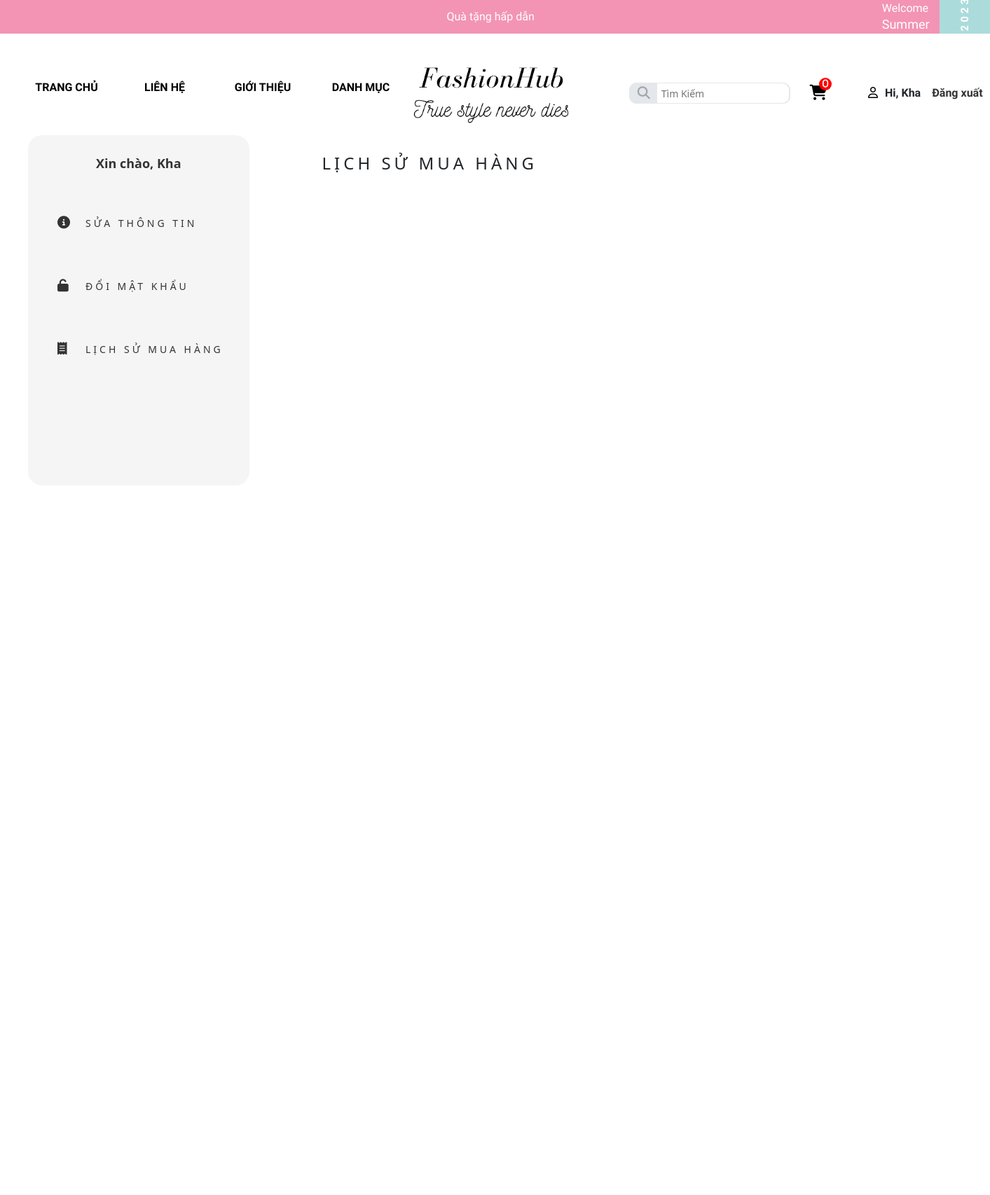
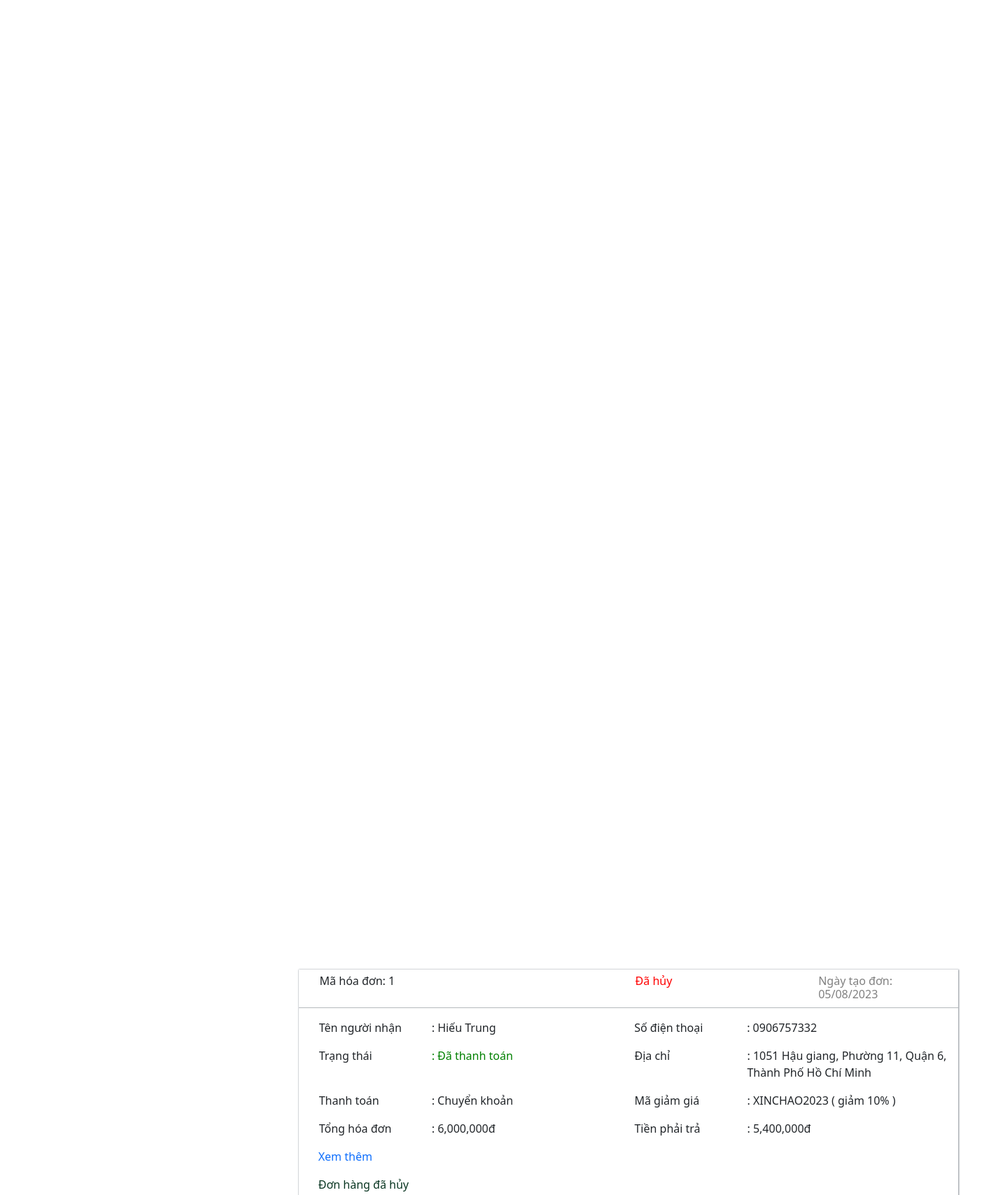
Page /app/views/customer/page_user/purchase-history.php (signed in, upper part) on the committed database (2 pictures, top to bottom).
### tables this page shows
CREATE TABLE `oders` (
  `id` int(11) NOT NULL,
  `cus_id` int(11) DEFAULT NULL COMMENT 'mã user',
  `recipient_name` varchar(200) DEFAULT NULL COMMENT 'tên người nhận',
  `phone_number` varchar(11) DEFAULT NULL COMMENT 'sdt người nhận',
  `address_detail` varchar(100) DEFAULT NULL COMMENT 'số nhà / tên đường',
  `province` varchar(200) DEFAULT NULL COMMENT 'tỉnh / thành phố',
  `district` varchar(200) DEFAULT NULL COMMENT 'quận / huyện',
  `ward` varchar(200) DEFAULT NULL COMMENT 'phường / xã',
  `coupon_code_id` int(11) DEFAULT NULL COMMENT 'mã giảm giá',
  `payment_method` tinyint(4) DEFAULT 0 COMMENT '0:tiền mặt COD, 1:bank',
  `total_amount` float DEFAULT NULL COMMENT 'tổng tiền',
  `status_payment` tinyint(1) DEFAULT 0 COMMENT '0: chưa thanh toán; 1: đã thanh toán',
  `status_delivery` tinyint(1) DEFAULT 0 COMMENT '0: chưa giao; 1: đang giao; 2: đã giao; 3: đã hủy',
  `created_at` date DEFAULT NULL COMMENT 'ngày tạo oder'
);

CREATE TABLE `coupon` (
  `id` int(11) NOT NULL,
  `code` varchar(200) DEFAULT NULL,
  `type` tinyint(1) DEFAULT NULL COMMENT '0: amount:giảm theo số tiền; 1: percent:giảm theo %',
  `value` float DEFAULT NULL,
  `status` tinyint(1) DEFAULT 0 COMMENT '0:chưa kích hoạt, 1:đã kích hoạt',
  `date_end` date DEFAULT NULL,
  `create_at` date DEFAULT NULL,
  `update_at` date DEFAULT NULL
);

### global.php (called while the page is built, shortened)
<?php
$ROOT_URL = "/Shop_FashionHub";
$SITE_URL = "$ROOT_URL/app/views/customer";

### app/models/DAO/oders.php (called while the page is built, shortened)
<?php
function select_oder_all_by_user($user_id) {
    $sql = "SELECT * FROM oders WHERE cus_id = ?";
    return pdo_query($sql, $user_id);
}
function select_all_coupon($id) {
    $sql = "SELECT * FROM coupon WHERE id = ?";
    return pdo_query_one($sql, $id);
}

### app/models/DAO/connect.php (called while the page is built, shortened)
<?php
    $host = 'localhost';
    $dbname = 'fashionhub_shop';
    $username = 'root';
    $password = '';
    try {
        $db = new PDO("mysql:host=$host;dbname=$dbname;charset=utf8", $username, $password);
        $db->setAttribute(PDO::ATTR_ERRMODE, PDO::ERRMODE_EXCEPTION);
        $db->setAttribute(PDO::ATTR_EMULATE_PREPARES, false);
        return $db;
    } catch (PDOException $e) {
        echo "Lỗi kết nối cơ sở dữ liệu: " . $e->getMessage();
        die();
    }
    $db = null;
function pdo_query($sql){
    $sql_args = array_slice(func_get_args(), 1);
    try{
        global $db;
        $stmt = $db->prepare($sql);
        $stmt->execute($sql_args);
        $rows = $stmt->fetchAll();
        return $rows;
    }
    catch(PDOException $e){
        throw $e;
    }
    finally{
        unset($db);
    }
}
function pdo_query_one($sql){
    $sql_args = array_slice(func_get_args(), 1);
    try{
        global $db;
        $stmt = $db->prepare($sql);
        $stmt->execute($sql_args);
        $row = $stmt->fetch(PDO::FETCH_ASSOC);
        return $row;
    }
    catch(PDOException $e){
        throw $e;
    }
    finally{
        unset($db);
    }
}

### app/views/customer/page_user/purchase-history.php (the view, shortened to what this page needs)
<?php require_once '../page_user/header.php' ?>
<?php require_once '../../../models/DAO/oders.php'; ?>
<?php require_once '../../../controller/customer/oder_history.php'; ?>
<?php
$user_id = $_SESSION['user_id'];
?>
<!DOCTYPE html>
<html lang="vi">
<head>
</head>
<body>
    <header>
        <div class="sidebar">
            <div class="logo-details">
                <a href="./index.php">
                    <span class="logo_name">
                        <a style="font-size: 18px; color:#333; font-weight: bold;"
                            href="<?= $SITE_URL ?>/page_user/form-edit-profile.php">Xin
                            chào,
                            <?php echo $_SESSION['user_fullname'] ?>
                        </a>
                    </span>
                </a>
            </div>
            <ul class="nav-links">
                <li>
                    <a href="./form-edit-profile.php" class="">
                        <span class="links_name"><i class="fa-solid fa-circle-info"></i>Sửa Thông Tin</span>
                    </a>
                </li>
                <li>
                    <a href="./form-change-password.php" class="">
                        <span class="links_name"><i class="fa-solid fa-unlock"></i>Đổi Mật Khẩu</span>
                    </a>
                </li>
                <li>
                    <a href="./purchase-history.php" class="">
                        <span class="links_name"><i class="fa-solid fa-receipt"></i>Lịch Sử Mua Hàng</span>
                    </a>
                </li>
            </ul>
        </div>
        <section class="home-section">
            <nav class="header">
                <div class="sidebar-button">
                    <span style="margin-left: 84px; letter-spacing: 5px; text-transform:uppercase"
                        class="dashboard">Lịch sử mua hàng</span>
                </div>
            </nav>
            <?php
            $result = select_oder_all_by_user($user_id);
            ?>
            <form style="width: 80%; left: 23%; top: 43%" method="post" action="">
                <?php foreach ($result as $oder) : ?>
                <div style="box-shadow: 0px 0px 2px 0.5px #868D95; margin-left: 9%" class="have-oder col-md-10 mb-3">
                    <div style="margin-left: 0px;--bs-border-opacity: .5;"
                        class="row col-md-12 border-bottom border-1 border-secondary">
                        <div class="col-md-6">
                            <h6 style="margin-left: 4%; padding-top: 7px; ">Mã hóa đơn: <?php echo $oder['id'] ?></h6>
                        </div>
                        <div class="col-md-3">
                            <?php
                            if ($oder['status_delivery'] == 0) {
                                echo '<h6 style="color: cornflowerblue; padding-top: 7px; margin-left: -1%;">Chưa giao</h6>';
                            } elseif ($oder['status_delivery'] == 1) {
                                echo '<h6 style="color: orangered; padding-top: 7px; margin-left: -1%;">Đang giao</h6>';
                            } elseif ($oder['status_delivery'] == 2) {
                                echo '<h6 style="color: green; padding-top: 7px; margin-left: -1%;">Đã giao</h6>';
                            } else {
                                echo '<h6 style="color: red; padding-top: 7px; margin-left: -1%;">Đã hủy</h6>';
                            }
                            ?>
                        </div>
                        <div class="col-md-3">
                            <?php
                                $created_at = $oder['created_at'];
                                $timestamp = strtotime($created_at);
                                $format_Created_Day = date("d/m/Y", $timestamp);
                            ?>
                            <h6 class="ms-4" style="color: grey; padding-top: 7px;">Ngày tạo đơn:
                                <?=$format_Created_Day?></h6>
                        </div>
                    </div>
                    <div class="row mt-3">
                        <div style="margin-left: 3%;" class="col-md-2 fs-6">
                            <p>Tên người nhận</p>
                        </div>
                        <div class="col-md-3 fs-6">
                            <p>: <?php echo $oder['recipient_name'] ?></p>
                        </div>
                        <div class="col-md-2 fs-6 ms-5">
                            <p>Số điện thoại</p>
                        </div>
                        <div class="col-md-3 fs-6">
                            <p>: <?php echo $oder['phone_number'] ?></p>
                        </div>
                    </div>
                    <div class="row">
                        <div style="margin-left: 3%;" class="col-md-2 fs-6">
                            <p>Trạng thái </p>
                        </div>
                        <div class="col-md-3 fs-6">
                            <?php
                            if ($oder['status_payment'] == 1) {
                                echo '<p style="color: green;">: Đã thanh toán</p>';
                            } else {
                                echo '<p style="color: red;">: Chưa thanh toán</p>';
                            }
                            ?>
                        </div>
                        <div style="margin-left: 5%;" class="col-md-2 fs-6 ms-6 ">
                            <p>Địa chỉ </p>
                        </div>
                        <div class="col-md-4 fs-6">
                            <p>: <?php echo $oder['address_detail'] . ', ' . $oder['ward'] . ', ' . $oder['district'] . ', ' . $oder['province'] ?>
                            </p>
                        </div>
                    </div>
                    <div class="row">
                        <div style="margin-left: 3%;" class="col-md-2 fs-6">
                            <p>Thanh toán </p>
                        </div>
                        <div class="col-md-3 fs-6">
                            <?php
                            if ($oder['payment_method'] == 0) {
                                echo '<p>: Tiền mặt</p>';
                            } else {
                                echo '<p>: Chuyển khoản</p>';
                            }
                            ?>
                        </div>
                        <div style="margin-left: 5%;" class="col-md-2 fs-6 ms-6 ">
                            <p>Mã giảm giá</p>
                        </div>
                        <?php
                        $coupon = select_all_coupon($oder['coupon_code_id']);
                    ?>
                        <div class="col-md-4">
                            <p>
                                : <?php
                                    if (!empty($coupon)) {
                                        if ($coupon['type'] == 0) {
                                        echo $coupon['code'] . ' ( ' . 'giảm ' .  number_format($coupon['value']) . 'đ' . ' )';
                                    } else {
                                        echo $coupon['code'] . ' ( ' . 'giảm ' . $coupon['value'] . '%' . ' )';
                                    }
                                    } else {
                                        echo 'Không có mã giảm giá';
                                    }
                                    ?>
                            </p>
                        </div>
                    </div>
                    <div class="row">
                        <div style="margin-left: 3%;" class="col-md-2 fs-6">
                            <p>Tổng hóa đơn </p>
                        </div>
                        <div class="col-md-3 fs-6">
                            <p>: <?php echo number_format($oder['total_amount'])  . 'đ' ?></p>
                        </div>
                        <div style="margin-left: 5%;" class="col-md-2 fs-6 ms-6 ">
                            <p>Tiền phải trả</p>
                        </div>
                        <div class="col-md-4">
                            <p>
                                : <?php
                            if (!empty($coupon)) {
                                if ($coupon['type'] == 0) {
                                echo  number_format($oder['total_amount'] - $coupon['value']) . 'đ';
                            } else {
                                echo  number_format($oder['total_amount'] - (($oder['total_amount'] * $coupon['value'])/100) ) . 'đ';
                            }
                            } else {
                                echo number_format($oder['total_amount'])  . 'đ';
                            }
                        ?>
                            </p>
                        </div>
                    </div>
                    <div class="row ms-3">
                        <div class="col-md-2 mb-3">
                            <a style="text-decoration: none;" class="" data-bs-toggle="collapse"
                                href="#collapseExample<?= $oder['id'] ?>" role="button" aria-expanded="false"
                                aria-controls="collapseExample<?= $oder['id'] ?>">
                                Xem thêm
                            </a>
                        </div>
                        <?php
                            if($oder['status_payment'] == 0 && $oder['status_delivery'] != 3) {
                                echo '<div class="col-md-2 mb-3">
                                        <a href=" ' . $CONTROLLER_URL . '/oder_history.php?oder_id=' . $oder['id'] .'" class="btn btn-danger col-md-12">Hủy đơn hàng</a>
                            </div>';
                            }elseif($oder['status_delivery'] === 3){
                            echo '<p class="text-success-emphasis">Đơn hàng đã hủy</p>';
                            }else{
                            echo '<p class="text-success-emphasis">Đơn hàng đã thanh toán không thể hủy</p>';
                            }
                            ?>
                    </div>
                </div>
                <?php endforeach ?>
            </form>
        </section>
    </header>
</body>
</html>

### assets/css/grid.css (style rules this page uses)
.row { display: flex; flex-wrap: wrap; margin-left: -4px; margin-right: -4px; }
@media (min-width: 740px) { .row { margin-left: -8px; margin-right: -8px; } }
@media (min-width: 1113px) { .row { margin-left: -12px; margin-right: -12px; } }

### assets/css/app.css (style rules this page uses)
* { margin: 0; padding: 0; box-sizing: border-box; }
:root { --banner__top-height:48px; }
html { font-family: 'Bellota'; }
nav { display: flex; align-items: center; margin-top: 25px; width: 100%; height: 120px; }

### assets/css/page-user.css (style rules this page uses)
header { display: flex; flex-direction: row; }
.sidebar { position: relative; max-height: 100%; height: 500px; width: 350px; background-color: #f5f5f5; transition: all 0.5s ease; border-radius: 20px; margin-left: 40px; }
.sidebar .logo-details { height: 80px; width: 100%; display: flex; align-items: center; justify-content: center; }
.sidebar .logo-details a { text-decoration: none; }
.sidebar .logo-details .logo_name { color: #333; font-size: 20px; font-weight: 500; }
.sidebar .nav-links { padding-left: 0; }
.sidebar .nav-links li { position: relative; list-style: none; height: 90px; width: 100%; }
.sidebar .nav-links li a { height: 100%; width: 100%; display: flex; align-items: center; text-decoration: none; transition: all 0.4s ease; }
.sidebar .nav-links li i { min-width: 40px; font-size: 18px; color: #333; }
.sidebar .nav-links li a .links_name { color: #333; font-size: 14px; font-weight: 500; letter-spacing: 4px; text-transform: uppercase; }
.sidebar .nav-links li a i { margin-left: 42px; }
.home-section { min-height: 100vh; width: calc(100% - 240px); left: 240px; transition: all 0.5s ease; }
.home-section nav { height: 80px; display: flex; align-items: center; width: 100%; left: 240px; z-index: 1; padding: 0 20px; transition: all 0.5s ease; margin: 0; }
.home-section nav .sidebar-button { font-size: 24px; font-weight: 500; }
.home-section form { position: absolute; top: 41%; left: 30%; }

### rows in the picture
oders: id "1", status_delivery "Đã hủy", created_at "05/08/2023", recipient_name "Hiếu Trung", phone_number "0906757332", status_payment ": Đã thanh toán", address_detail "1051 Hậu giang", ward "Phường 11", district "Quận 6", province "Thành Phố Hồ Chí Minh", payment_method ": Chuyển khoản", coupon_code.code "XINCHAO2023", coupon_code.value "10", total_amount "6,000,000", total_amount.value "5,400,000"

### other values in the picture
$_SESSION['user_fullname'] "Kha"
